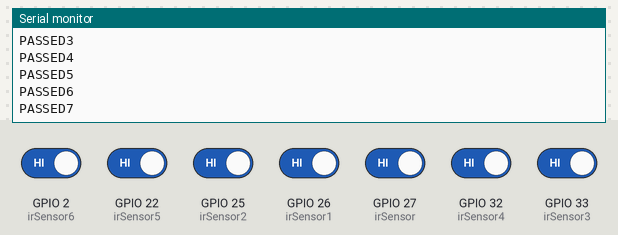
Bench run of a sketch on a simulated ESP8266 (NodeMCU). Shown: the last lines printed to the serial monitor. The inputs (shaded band) are chosen by the test bench; at power-on: GPIO 2 (irSensor6), GPIO 22 (irSensor5), GPIO 25 (irSensor2), GPIO 26 (irSensor1), GPIO 27 (irSensor), GPIO 32 (irSensor4), GPIO 33 (irSensor3) HIGH. WiFi joins after 1.5 s; servers stay silent unless stated.

Above: at 2.7 s.
2.8 s: GPIO 2 (irSensor6) driven LOW
At 2.99 s:
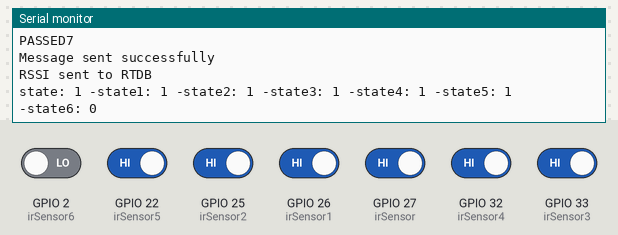
5.7 s: GPIO 22 (irSensor5) driven LOW
At 7.05 s:
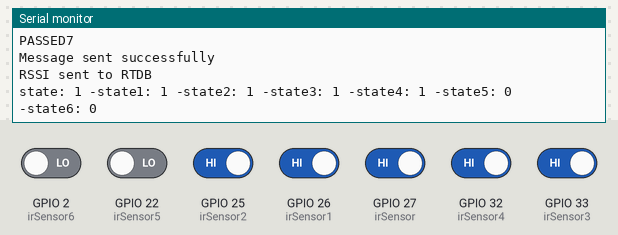
7.6 s: GPIO 25 (irSensor2) driven LOW
At 8.4 s:
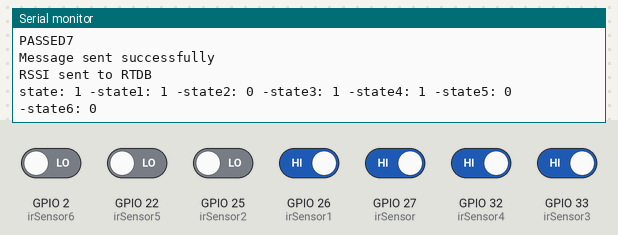
9.5 s: GPIO 26 (irSensor1) driven LOW
At 9.76 s:
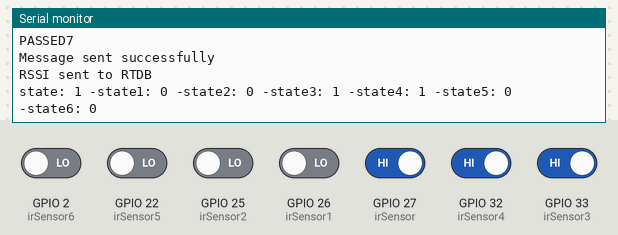
11.4 s: GPIO 27 (irSensor) driven LOW
At 12.46 s:
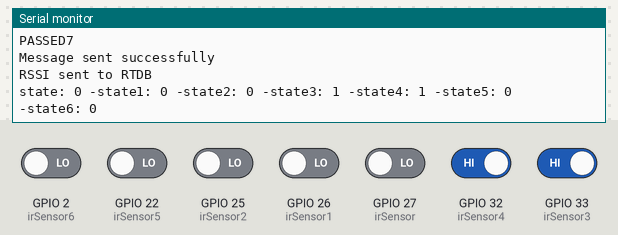
13.3 s: GPIO 32 (irSensor4) driven LOW
At 13.82 s:
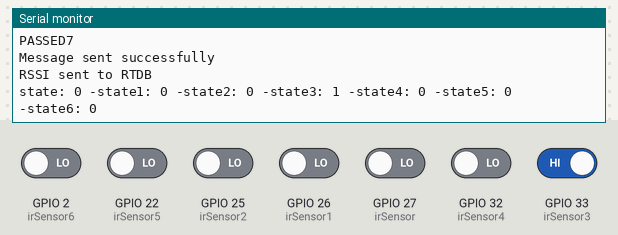
Timing chart, 0 to 16.2 s (numbered marks = the images above; inputs shaded):
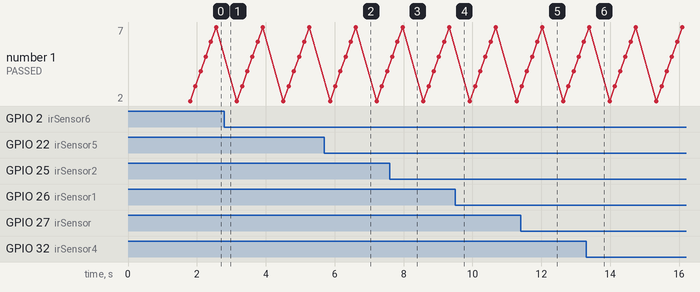

The sketch:

WAREHOUSEFIREBASETES.ino
```cpp
#include <Arduino.h>
#if defined(ESP32)
#include <WiFi.h>
#elif defined(ESP8266)
#include <ESP8266WiFi.h>
#endif
#include <Firebase_ESP_Client.h>

//Provide the token generation process info.
#include "addons/TokenHelper.h"
//Provide the RTDB payload printing info and other helper functions.
#include "addons/RTDBHelper.h"

// Insert your network credentials
#define WIFI_SSID "Prifan"
#define WIFI_PASSWORD "JUARASATU"

// Insert Firebase project API Key
#define API_KEY "AIzaSyDCKcubM_7ISfcYnD_0zHv8LCvzbSkMp_o"

// Insert RTDB URLefine the RTDB URL */
#define DATABASE_URL "https://warehouse-4f94f-default-rtdb.asia-southeast1.firebasedatabase.app/"

//Define Firebase Data object
FirebaseData fbdo;

FirebaseAuth auth;
FirebaseConfig config;

unsigned long sendDataPrevMillis = 0;
bool signupOK = false;

#define irSensor 27
int state = 0;

#define irSensor1 26
int state1 = 0;

#define irSensor2 25
int state2 = 0;

#define irSensor3 33
int state3 = 0;

#define irSensor4 32
int state4 = 0;

#define irSensor5 22
int state5 = 0;

#define irSensor6 2
int state6 = 0;

int count = 0;
boolean status = true;

void setup() {
  Serial.begin(115200);
  WiFi.begin(WIFI_SSID, WIFI_PASSWORD);
  Serial.print("Connecting to Wi-Fi");
  while (WiFi.status() != WL_CONNECTED) {
    Serial.print(".");
    delay(300);
  }
  Serial.println();
  Serial.print("Connected with IP: ");
  Serial.println(WiFi.localIP());
  Serial.println();

  /* Assign the api key (required) */
  config.api_key = API_KEY;

  /* Assign the RTDB URL (required) */
  config.database_url = DATABASE_URL;

  /* Sign up */
  if (Firebase.signUp(&config, &auth, "", "")) {
    Serial.println("ok");
    signupOK = true;
  } else {
    Serial.printf("%s\n", config.signer.signupError.message.c_str());
  }

  /* Assign the callback function for the long running token generation task */
  config.token_status_callback = tokenStatusCallback;  //see addons/TokenHelper.h

  Firebase.begin(&config, &auth);
  Firebase.reconnectWiFi(true);

  pinMode(irSensor, INPUT);
  pinMode(irSensor1, INPUT);
  pinMode(irSensor2, INPUT);
  pinMode(irSensor3, INPUT);
  pinMode(irSensor4, INPUT);
  pinMode(irSensor5, INPUT);
  pinMode(irSensor6, INPUT);
}

void loop() {
  state = digitalRead(irSensor);
  state1 = digitalRead(irSensor1);
  state2 = digitalRead(irSensor2);
  state3 = digitalRead(irSensor3);
  state4 = digitalRead(irSensor4);
  state5 = digitalRead(irSensor5);
  state6 = digitalRead(irSensor6);

  Serial.print("state: ");
  Serial.print(state);
  Serial.print(" -state1: ");
  Serial.print(state1);
  Serial.print(" -state2: ");
  Serial.print(state2);
  Serial.print(" -state3: ");
  Serial.print(state3);
  Serial.print(" -state4: ");
  Serial.print(state4);
  Serial.print(" -state5: ");
  Serial.print(state5);
  Serial.print(" -state6: ");
  Serial.println(state6);

  if (Firebase.ready() && signupOK && (millis() - sendDataPrevMillis > 500 || sendDataPrevMillis == 0)) {
    sendDataPrevMillis = millis();
    //Irsensor
    if (Firebase.RTDB.setInt(&fbdo, "state", state)) {
      Serial.println("PASSED");
    } else {
      Serial.println("FAILED");
    }

    //Irsensor1
    if (Firebase.RTDB.setInt(&fbdo, "state1", state1)) {
      Serial.println("PASSED2");
    } else {
      Serial.println("FAILED2");
    }

    //Irsensor2
    if (Firebase.RTDB.setInt(&fbdo, "state2", state2)) {
      Serial.println("PASSED3");
    } else {
      Serial.println("FAILED3");
    }

    //Irsensor3
    if (Firebase.RTDB.setInt(&fbdo, "state3", state3)) {
      Serial.println("PASSED4");
    } else {
      Serial.println("FAILED4");
    }

    //Irsensor4
    if (Firebase.RTDB.setInt(&fbdo, "state4", state4)) {
      Serial.println("PASSED5");
    } else {
      Serial.println("FAILED5");
    }

    //Irsensor5
    if (Firebase.RTDB.setInt(&fbdo, "state5", state5)) {
      Serial.println("PASSED6");
    } else {
      Serial.println("FAILED6");
    }

    //Irsensor6
    if (Firebase.RTDB.setInt(&fbdo, "state6", state6)) {
      Serial.println("PASSED7");
    } else {
      Serial.println("FAILED7");
    }

    // Mengirimkan string "Tes Komunikasi"
    String message = "Tes Komunikasi";
    if (Firebase.RTDB.setString(&fbdo, "message", message)) {
      Serial.println("Message sent successfully");
    } else {
      Serial.println("Failed to send message");
    }

    // Kirim nilai RSSI ke RTDB
    int rssi = WiFi.RSSI();
    if (Firebase.RTDB.setInt(&fbdo, "rssi", rssi)) {
      Serial.println("RSSI sent to RTDB");
    } else {
      Serial.println("Failed to send RSSI to RTDB");
    }
  }
}
```

Measured:
- after the input at 2.8 s, the serial monitor: prints a new line after 0.06 s (image 1)
- after the input at 5.7 s, the serial monitor: prints a new line after 1.2 s (image 2)
- after the input at 7.6 s, the serial monitor: prints a new line after 0.67 s (image 3)
- after the input at 9.5 s, the serial monitor: prints a new line after 0.13 s (image 4)
- after the input at 11.4 s, the serial monitor: prints a new line after 0.93 s (image 5)
- after the input at 13.3 s, the serial monitor: prints a new line after 0.39 s (image 6)
